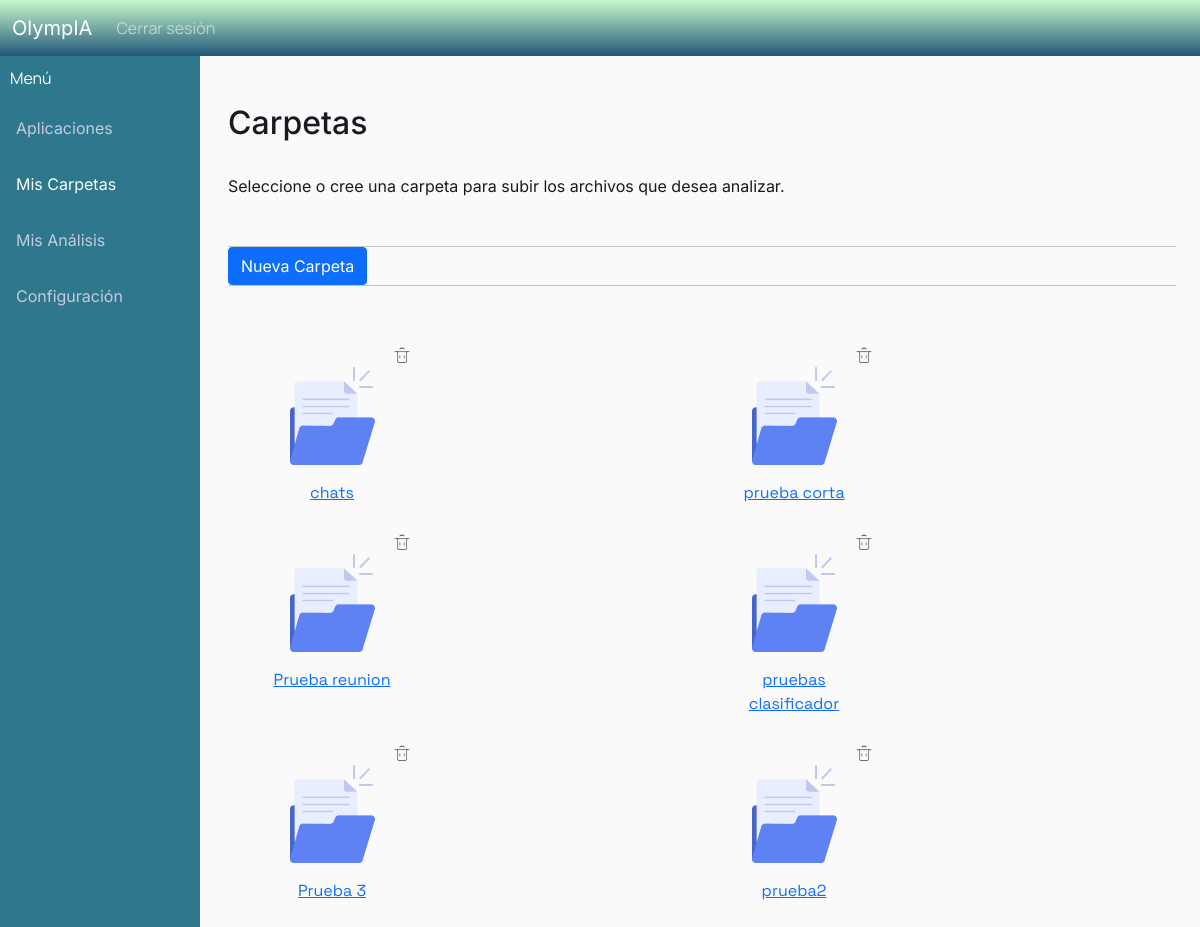
Page /carpetas (signed in) on the committed database.
### analisis/models.py (models this page shows, shortened)
class Carpeta(models.Model):
    nombre = models.CharField(max_length=256)
    fecha_creacion = models.DateTimeField(null=False)
    ultima_modificacion = models.DateTimeField(null=False)
    usuario = models.ForeignKey(User, on_delete=models.CASCADE)

### analisis/views.py (the view)
# urls.py: path("carpetas", views.carpetas, name="analisis-carpetas"),
@login_required
def carpetas(request):
    usuario_actual = request.user
    context = {
        "carpetas": Carpeta.objects.filter(usuario = usuario_actual).order_by("-id"),
    }
    return render(request, "analisis/carpetas.html", context= context)

### analisis/templates/analisis/carpetas.html (shortened to what this page needs)
{% extends "analisis/base.html" %}
{% load static %}
{% block content %}
<div class="row">
    <div class="col-sm">
        <div class="sidebar">
            <div class="sidebar-brand"> Menú </div>
            <a href="{% url 'analisis-principal' %}">Aplicaciones</a>
            <a class="active" href="">Mis Carpetas</a>
            <a href="{% url 'analisis-resultados' %}">Mis Análisis</a>
            <a href="{% url 'analisis-config' %}">Configuración</a>
        </div>
    </div>
    <div class = "col-md-10">
        <main role="main" class="container">
            <h2>Carpetas</h2>
            <p> Seleccione o cree una carpeta para subir los archivos que desea analizar. </p>
            <div class="file-manager-actions container-p-x py-2">
                <hr class="m-0" />
                <div>
                    <a href="{% url 'analisis-nueva_carpeta' %}">
                        <button type="button" class="btn btn-primary mr-2">Nueva Carpeta</button>
                    </a>
                </div>
                <hr class="m-0" />
            </div>
            <div class="container">
                <div class="row">
                    {% for carpeta in carpetas %}
                    <div class="col-6">
                        <div class="card bg-transparent border-0" style="width:10rem;">
                            <div class = "text-end">
                                <a href="{% url 'analisis-borrar_carpeta' carpeta.id %}" onclick="return confirm('¿Estás seguro de que quieres eliminar este archivo? Todos los análisis asociados a la carpeta serán eliminados.')">
                                    <img src="{% static 'images/trash.png'%}" width="20" >
                                </a>
                            </div>
                            <div class="text-center" >
                                <a href="{% url 'analisis-carpeta' carpeta.id %}">
                                    <div class="text-center" >
                                        <img src="{% static 'images/carpeta.png'%}">
                                    </div>
                                    <div class="card-body">
                                        <div class="card-title nombre">{{carpeta.nombre}}</div>
                                    </div>
                                </a>
                            </div>
                        </div>
                    </div>
                    {% endfor %}
                </div>
            </div>
        </main>
    </div>
</div>
{% endblock content %}

### analisis/static/analisis.css (style rules this page uses)
body { background: #fafafa; color: #171A21; margin-top: 3.5rem; font-family: 'Inter', 'Space Grotesk', Arial, sans-serif; }
h1, h2, h3, h4, h5, h6 { color: #171A21; }
.sidebar { margin: 0; padding: 0; width: 200px; background-color: #2E778C; position: fixed; height: 100%; overflow: auto; }
.sidebar a { display: block; color: #C7CADD; padding: 16px; text-decoration: none; }
.sidebar a.active { color: white; }
.sidebar-brand { padding: 10px; color: #ffffff; font-family: 'Manrope'; }
.nombre { font-family: 'Space Grotesk'; text-decoration: none; }

### rows in the picture
Carpeta: nombre "chats"
Carpeta: nombre "prueba corta"
Carpeta: nombre "Prueba reunion"
Carpeta: nombre "pruebas clasificador"
Carpeta: nombre "Prueba 3"
Carpeta: nombre "prueba2"
